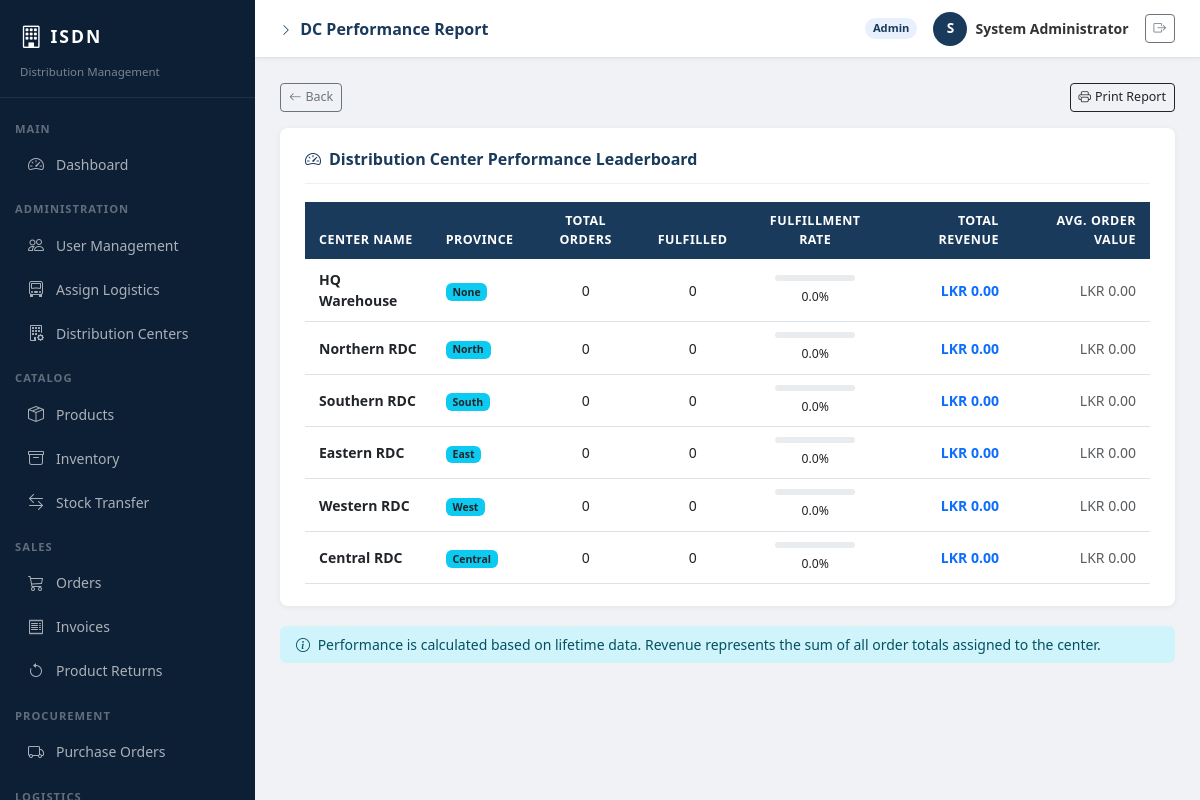
Page /performance_report.php (signed in) on the committed database.
### tables this page shows
CREATE TABLE distribution_centers (
    id INT AUTO_INCREMENT PRIMARY KEY,
    name VARCHAR(100) NOT NULL,
    location VARCHAR(200) NOT NULL,
    province ENUM('North', 'South', 'East', 'West', 'Central', 'None') DEFAULT 'None',
    manager_name VARCHAR(100),
    contact_phone VARCHAR(20),
    contact_email VARCHAR(150),
    status ENUM('active','inactive') DEFAULT 'active',
    created_at TIMESTAMP DEFAULT CURRENT_TIMESTAMP
);

### performance_report.php (the view, shortened to what this page needs)
<?php
require_once BASE_URL . 'config/db.php';
$performance = mysqli_query($conn,
    "SELECT dc.id, dc.name, dc.province,
            (SELECT COUNT(*) FROM orders WHERE center_id = dc.id) AS total_orders,
            (SELECT COUNT(*) FROM orders WHERE center_id = dc.id AND status='delivered') AS fulfilled,
            (SELECT SUM(total_amount) FROM orders WHERE center_id = dc.id) AS total_revenue
     FROM distribution_centers dc
     ORDER BY total_revenue DESC"
);
include BASE_URL . 'includes/header.php';
include BASE_URL . 'includes/sidebar.php';
include BASE_URL . 'includes/topbar.php';
?>
<div class="mb-3 d-flex justify-content-between align-items-center">
    <div><a href="dashboard.php" class="btn btn-sm btn-outline-secondary"><i class="bi bi-arrow-left me-1"></i>Back</a></div>
    <button onclick="window.print()" class="btn btn-sm btn-outline-dark"><i class="bi bi-printer me-1"></i>Print Report</button>
</div>
<div class="page-card">
    <div class="page-card-header">
        <h5><i class="bi bi-speedometer2 me-2"></i>Distribution Center Performance Leaderboard</h5>
    </div>
    <div class="table-responsive">
        <table class="table table-hover mb-0">
            <thead>
                <tr>
                    <th>Center Name</th>
                    <th>Province</th>
                    <th class="text-center">Total Orders</th>
                    <th class="text-center">Fulfilled</th>
                    <th class="text-center">Fulfillment rate</th>
                    <th class="text-end">Total Revenue</th>
                    <th class="text-end">Avg. Order Value</th>
                </tr>
            </thead>
            <tbody>
                <?php while ($r = mysqli_fetch_assoc($performance)):
                    $rate = $r['total_orders'] > 0 ? ($r['fulfilled'] / $r['total_orders']) * 100 : 0;
                    $aov  = $r['total_orders'] > 0 ? $r['total_revenue'] / $r['total_orders'] : 0;
                ?>
                <tr>
                    <td><strong><?= htmlspecialchars($r['name']) ?></strong></td>
                    <td><span class="badge bg-info text-dark"><?= $r['province'] ?></span></td>
                    <td class="text-center"><?= number_format($r['total_orders']) ?></td>
                    <td class="text-center"><?= number_format($r['fulfilled']) ?></td>
                    <td class="text-center">
                        <div class="progress" style="height: 6px; width: 80px; margin: 0 auto 4px;">
                        </div>
                        <small><?= number_format($rate, 1) ?>%</small>
                    </td>
                    <td class="text-end fw-bold text-primary">LKR <?= number_format($r['total_revenue'], 2) ?></td>
                    <td class="text-end text-muted">LKR <?= number_format($aov, 2) ?></td>
                </tr>
                <?php endwhile; ?>
            </tbody>
        </table>
    </div>
</div>
<div class="alert alert-info py-2 small border-0">
    <i class="bi bi-info-circle me-1"></i>
    Performance is calculated based on lifetime data. Revenue represents the sum of all order totals assigned to the center.
</div>
<?php include BASE_URL . 'includes/footer.php'; ?>

### header.php (style rules this page uses)
body { background-color: #f0f2f5; font-family: 'Segoe UI', sans-serif; margin: 0; }
.page-card { background: #fff; border-radius: 8px; box-shadow: 0 1px 6px rgba(0,0,0,0.06); padding: 22px 25px; margin-bottom: 20px; }
.page-card-header { border-bottom: 1px solid #f0f0f0; padding-bottom: 14px; margin-bottom: 18px; display: flex; justify-content: space-between; align-items: center; }
.page-card-header h5 { margin: 0; font-weight: 700; color: #1a3a5c; font-size: 1rem; }
.table thead th { background: #1a3a5c; color: #fff; font-size: 0.78rem; text-transform: uppercase; letter-spacing: 0.5px; border: none; padding: 10px 14px; }
.table tbody td { font-size: 0.875rem; padding: 10px 14px; vertical-align: middle; }
.btn-sm { font-size: 0.78rem; }

### rows in the picture
distribution_centers: name "HQ Warehouse", province "None", total_orders "0", fulfilled "0", rate "0.0", total_revenue "0.00", aov "0.00"
distribution_centers: name "Northern RDC", province "North", total_orders "0", fulfilled "0", rate "0.0", total_revenue "0.00", aov "0.00"
distribution_centers: name "Southern RDC", province "South", total_orders "0", fulfilled "0", rate "0.0", total_revenue "0.00", aov "0.00"
distribution_centers: name "Eastern RDC", province "East", total_orders "0", fulfilled "0", rate "0.0", total_revenue "0.00", aov "0.00"
distribution_centers: name "Western RDC", province "West", total_orders "0", fulfilled "0", rate "0.0", total_revenue "0.00", aov "0.00"
distribution_centers: name "Central RDC", province "Central", total_orders "0", fulfilled "0", rate "0.0", total_revenue "0.00", aov "0.00"

### other values in the picture
$page_title "DC Performance Report"
str_replace('_', ' ', $_SESSION['role']) "Admin"
substr($_SESSION['user_name'], 0, 1) "S"
$_SESSION['user_name'] "System Administrator"
